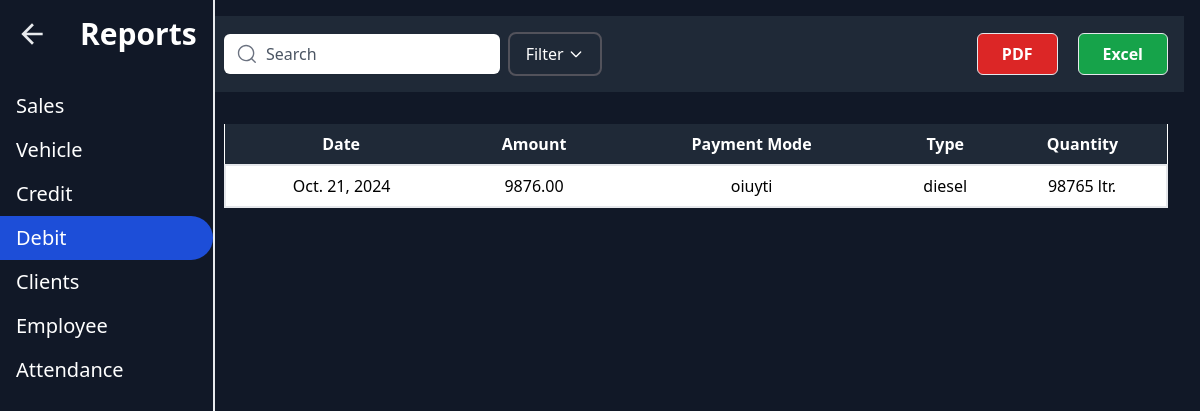
Before: /reports/debit_report/ with the older database file.
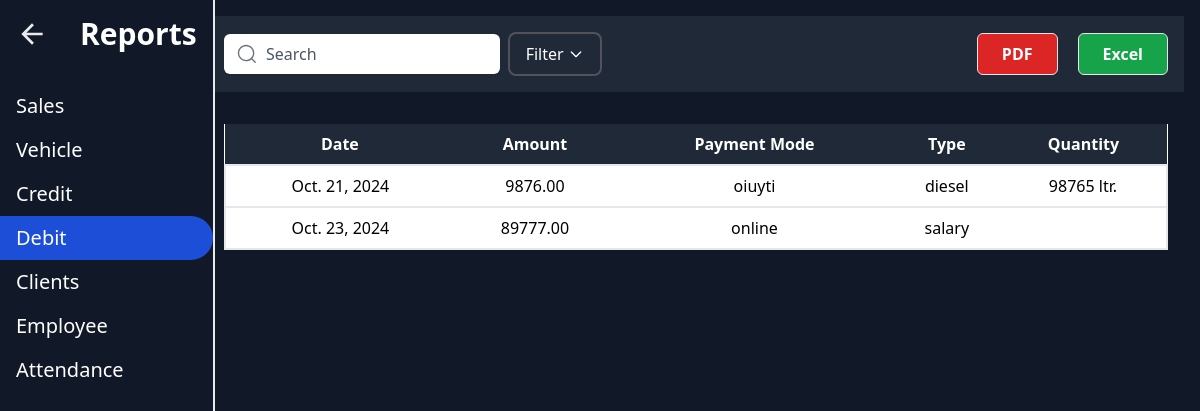
After: the same page with the newer database file.
### myapp/models.py (models this page shows, shortened)
class BaseModel(models.Model):
    created_at = models.DateTimeField(auto_now_add=True)
    updated_at = models.DateTimeField(auto_now=True)
    class Meta:
        abstract = True

class DebitTracking(BaseModel):
    date = models.DateField(auto_now_add=True)
    amount = models.DecimalField(max_digits=10, decimal_places=2)
    payment_mode = models.CharField(max_length=50)  # e.g., Cash, Bank Transfer
    type = models.CharField(max_length=100)  # e.g., Client, Employee
    quantity = models.IntegerField(null=True, blank=True)
    description = models.CharField(max_length=255)  # e.g., Salary, Purchase

### myapp/views.py (the view, shortened to what this page needs)
# urls.py: path('reports/debit_report/', views.debit_report, name='debit_report'),
def debit_report(request):
    if request.method == "GET":
        debits = DebitTracking.objects.all()
        search  = request.GET.get("search")
        from_date = request.GET.get("from_date")
        to_date = request.GET.get("to_date")
        if from_date:
            debits = debits.filter(created_at__gte=from_date)
        if to_date:
            debits = debits.filter(created_at__lte=to_date)
        context = {"debits": debits}
        return render(request, "reports/debit_report.html", context=context)
    return render(request, "reports/debit_report.html")

### templates/reports/debit_report.html (shortened to what this page needs)
{% extends "reports.html" %}
{% block content %}
{% load static %}
<body class="bg-gray-900">
    <div class="p-4 bg-gray-800 mb-4">
        <div class="flex justify-between items-center w-full text-black">
            <div class="flex items-center space-x-2 w-2/5 justify-center">
                <form method="GET" class="group relative w-full" autocomplete="off">
                    <div>
                        <input placeholder="Search" name="search" type="search" value="{{ request.GET.search }}" class="w-full font-lg pl-10 h-10 rounded-md border-2 border-transparent text-gray-900 placeholder-gray-600 focus:ring-2 focus:ring-green-400 focus:border-transparent transition duration-300 ease-in-out shadow-sm">
                    </div>
                </form>
                <div class="ml-3 px-4 py-2 border-2 border-zinc-600 bg-gray-800 hover:bg-zinc-600 rounded-lg text-white cursor-pointer flex items-center space-x-1"
                    onclick="toggleAccordion()">
                    <span>Filter</span>
                    <svg class="w-4 h-4" fill="none" stroke="currentColor" viewBox="0 0 24 24"
                        xmlns="http://www.w3.org/2000/svg">
                        <path stroke-linecap="round" stroke-linejoin="round" stroke-width="2" d="M19 9l-7 7-7-7"></path>
                    </svg>
                </div>
            </div>
            <div class="flex space-x-5 ml-auto">
                <button
                    class="border bg-red-600 hover:bg-red-700 text-white font-bold py-2 px-6 rounded-md focus:outline-none focus:ring focus:ring-red-500">
                    PDF
                </button>
                <button
                    class="border bg-green-600 hover:bg-green-700 text-white font-bold py-2 px-6 rounded-md focus:outline-none focus:ring focus:ring-green-500">
                    Excel
                </button>
            </div>
        </div>
    </div>
    <div class="p-4">
        <table class="min-w-full bg-white cursor-pointer">
            <thead>
                <tr class="w-full bg-gray-800 text-white">
                    <th class="py-2">Date</th>
                    <th class="py-2">Amount</th>
                    <th class="py-2">Payment Mode</th>
                    <th class="py-2">Type</th>
                    <th class="py-2">Quantity</th>
                </tr>
            </thead>
            <tbody class="theme-toggle">
                 {% for debit in debits %}
                <tr class="text-center hover:bg-yellow-500 border-2">
                    <td class="py-2">{{debit.date}}</td>
                    <td class="py-2">{{debit.amount}}</td>
                    <td class="py-2">{{debit.payment_mode}}</td>
                    <td class="py-2">{{debit.type}}</td>
                    {% if debit.type == "diesel" %}
                    <td class="py-2">{{debit.quantity}} ltr.</td>
                    {% endif %}
                </tr>
                {% endfor %}
            </tbody>
        </table>
    </div>
</body>
{% endblock %}

Changed rows visible on the page:
added DebitTracking: date "Oct. 23, 2024", amount "89777.00", payment_mode "online", type "salary"
